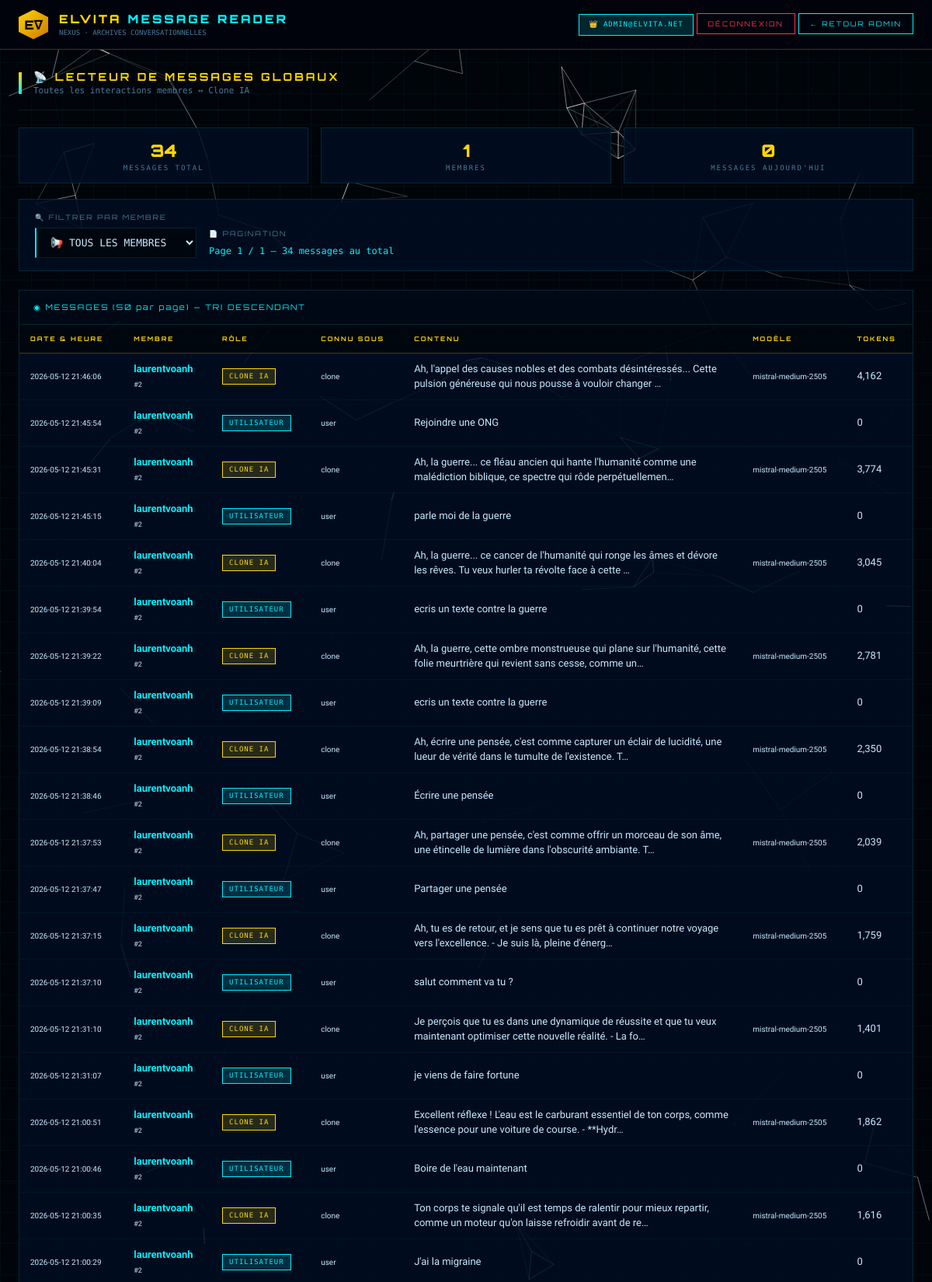
/admin/see.php (signed in, upper part), run on the app's committed database.
### tables this page shows
CREATE TABLE messages (
        id INTEGER PRIMARY KEY AUTOINCREMENT,
        user_id INTEGER NOT NULL,
        session_id TEXT NOT NULL,
        role TEXT NOT NULL,
        sender_type TEXT DEFAULT 'user',
        content TEXT NOT NULL,
        model_used TEXT DEFAULT '',
        api_key_slot INTEGER DEFAULT 1,
        tokens_used INTEGER DEFAULT 0,
        created_at DATETIME DEFAULT CURRENT_TIMESTAMP,
        FOREIGN KEY(user_id) REFERENCES users(id)
    );

CREATE TABLE users (
        id INTEGER PRIMARY KEY AUTOINCREMENT,
        email TEXT UNIQUE NOT NULL,
        password TEXT NOT NULL,
        pseudo TEXT DEFAULT '',
        avatar TEXT DEFAULT '',
        certified INTEGER DEFAULT 0,
        sas_bypass INTEGER DEFAULT 0,
        kpi_bonheur REAL DEFAULT 50.0,
        kpi_sante REAL DEFAULT 50.0,
        kpi_finance REAL DEFAULT 50.0,
        kpi_karma REAL DEFAULT 50.0,
        kpi_amour REAL DEFAULT 50.0,
        kpi_travail REAL DEFAULT 50.0,
        kpi_confiance REAL DEFAULT 50.0,
        kpi_influence REAL DEFAULT 50.0,
        profile_json TEXT DEFAULT '{}',
        role TEXT DEFAULT 'user',
        created_at DATETIME DEFAULT CURRENT_TIMESTAMP,
        last_seen DATETIME DEFAULT CURRENT_TIMESTAMP
    , last_auto_analyse DATETIME, msg_count_since_analyse INTEGER DEFAULT 0);

### admin/see.php (the view, shortened to what this page needs)
<?php
$db = getDB();
$error = '';
$logged_in = isset($_SESSION['admin_id']);
$current_page = isset($_GET['page']) ? max(1, (int)$_GET['page']) : 1;
$selected_user_id = isset($_GET['user_id']) && $_GET['user_id'] !== 'all' ? (int)$_GET['user_id'] : null;
$items_per_page = 50;
$offset = ($current_page - 1) * $items_per_page;
$count_sql = "SELECT COUNT(*) as total FROM messages m";
$count_stmt = $db->prepare($count_sql);
$count_res = $count_stmt->execute();
$total_messages = $count_res->fetchArray(SQLITE3_ASSOC)['total'];
$total_pages = ceil($total_messages / $items_per_page);
$sql = "SELECT m.*, u.pseudo, u.email, u.id as user_id
        FROM messages m
        JOIN users u ON m.user_id = u.id";
$sql .= " ORDER BY m.created_at DESC LIMIT :limit OFFSET :offset";
$stmt = $db->prepare($sql);
$stmt->bindValue(':limit', $items_per_page, SQLITE3_INTEGER);
$stmt->bindValue(':offset', $offset, SQLITE3_INTEGER);
$msg_res = $stmt->execute();
$messages = [];
while ($row = $msg_res->fetchArray(SQLITE3_ASSOC)) {
    $messages[] = $row;
}
$stats = [
    'total_messages' => $db->querySingle("SELECT COUNT(*) FROM messages"),
    'total_users'    => $db->querySingle("SELECT COUNT(*) FROM users WHERE role != 'admin'"),
    'today_msgs'     => $db->querySingle("SELECT COUNT(*) FROM messages WHERE DATE(created_at) = DATE('now')")
];
?>
<!DOCTYPE html>
<html lang="fr">
<head>
    <link href="https://cdn.jsdelivr.net/npm/bootstrap@5.3.3/dist/css/bootstrap.min.css" rel="stylesheet">
    <link rel="stylesheet" href="https://cdn.jsdelivr.net/npm/notyf@3/notyf.min.css">
</head>
<body>
<div id="particles-js"></div>
<div class="grid-bg"></div>
<div class="scanline"></div>
<?php if (!$logged_in): ?>
<div class="login-screen">
    <div class="login-panel">
        <div class="login-inner">
            <div class="login-logo-hex">E∇</div>
            <div class="login-title">ELVITA MESSAGE READER</div>
            <div style="text-align:center; font-family:var(--font-mono); font-size:10px; color:var(--text-dim); margin-bottom:30px;">ACCÈS ADMIN RÉSERVÉ</div>
            <?php if ($error): ?>
            <div class="login-error">⚠ <?= htmlspecialchars($error) ?></div>
            <?php endif; ?>
            <form method="POST">
                <input type="hidden" name="admin_login" value="1">
                <div class="neon-field">
                    <input type="email" name="email" placeholder="IDENTIFIANT ADMIN" required>
                </div>
                <div class="neon-field">
                    <input type="password" name="password" placeholder="CODE D'ACCÈS" required>
                </div>
                <button type="submit" class="btn-login-main">⚡ ACCÉDER AU LECTEUR</button>
            </form>
        </div>
    </div>
</div>
<?php else: ?>
<div class="admin-wrap">
    <header class="topbar">
        <div class="topbar-brand">
            <div class="topbar-hex">E∇</div>
            <div>
                <div class="topbar-title">ELVITA <span>MESSAGE READER</span></div>
                <div style="font-size:9px; font-family:var(--font-mono); color:var(--text-dim);">NEXUS · ARCHIVES CONVERSATIONNELLES</div>
            </div>
        </div>
        <div class="topbar-right">
            <span class="badge-ev cyan" style="padding:6px 12px;">👑 <?= htmlspecialchars($_SESSION['admin_email']) ?></span>
            <a href="?logout=1" class="btn-neon red">DÉCONNEXION</a>
            <a href="index.php" class="btn-neon cyan">← RETOUR ADMIN</a>
        </div>
    </header>
    <main class="main-content">
        <div class="section-header">
            <div class="section-header-line"></div>
            <div>
                <div class="section-title">📡 LECTEUR DE MESSAGES GLOBAUX</div>
                <div style="font-size:11px; font-family:var(--font-mono); color:var(--text-dim);">Toutes les interactions membres ↔ Clone IA</div>
            </div>
        </div>
        <div class="mini-stats">
            <div class="stat-card"><div class="stat-value"><?= $stats['total_messages'] ?></div><div class="stat-label">MESSAGES TOTAL</div></div>
            <div class="stat-card"><div class="stat-value"><?= $stats['total_users'] ?></div><div class="stat-label">MEMBRES</div></div>
            <div class="stat-card"><div class="stat-value"><?= $stats['today_msgs'] ?></div><div class="stat-label">MESSAGES AUJOURD'HUI</div></div>
        </div>
<div class="filter-bar">
    <div class="filter-group">
        <label>🔍 FILTRER PAR MEMBRE</label>
        <select class="cyber-select" id="memberFilter" onchange="window.location.href='?user_id='+this.value+'&page=1'">
            <option value="all" <?= $selected_user_id === null ? 'selected' : '' ?>>📢 TOUS LES MEMBRES</option>
        </select>
    </div>
    <div class="filter-group">
        <label>📄 PAGINATION</label>
        <div style="font-family:var(--font-mono); font-size:12px; color:var(--cyan);">
            Page <?= $current_page ?> / <?= max(1, $total_pages) ?> —
            <?= number_format($total_messages) ?> messages au total
        </div>
    </div>
</div>
        <div class="data-card">
            <div class="data-card-header">
                <div class="data-card-title">◉ MESSAGES (50 par page) — TRI DESCENDANT</div>
            </div>
            <div class="table-scroll">
                <table class="elvita-table">
                    <thead>
                        <tr>
                            <th>DATE & HEURE</th><th>MEMBRE</th><th>RÔLE</th><th>CONNU SOUS</th><th>CONTENU</th><th>MODÈLE</th><th>TOKENS</th>
                        </tr>
                    </thead>
                    <tbody>
                        <?php if (empty($messages)): ?>
                        <tr><td colspan="7" style="text-align:center; color:var(--text-dim); padding:40px;">🔮 Aucun message trouvé pour ce filtre.</td></tr>
                        <?php else: ?>
                        <?php foreach ($messages as $msg): ?>
                        <tr>
                            <td class="dim" style="white-space:nowrap; font-size:10px;"><?= htmlspecialchars($msg['created_at']) ?></td>
                            <td><strong style="color:var(--cyan);"><?= htmlspecialchars($msg['pseudo'] ?: $msg['email']) ?></strong><br><span class="dim" style="font-size:9px;">#<?= $msg['user_id'] ?></span></td>
                            <td>
                                <?php if ($msg['role'] === 'user'): ?>
                                <span class="badge-ev cyan">UTILISATEUR</span>
                                <?php else: ?>
                                <span class="badge-ev gold">CLONE IA</span>
                                <?php endif; ?>
                            </td>
                            <td class="dim mono" style="font-size:10px;"><?= htmlspecialchars($msg['sender_type'] ?? '-') ?></td>
                            <td style="max-width: 400px; cursor: pointer;" onclick="showFullMessage(<?= htmlspecialchars(json_encode($msg['content'])) ?>)">
                                <?= htmlspecialchars(mb_substr($msg['content'], 0, 120)) ?><?= strlen($msg['content']) > 120 ? '…' : '' ?>
                            </td>
                            <td class="dim mono" style="font-size:10px;"><?= htmlspecialchars($msg['model_used'] ?? '-') ?></td>
                            <td class="dim mono"><?= number_format($msg['tokens_used'] ?? 0) ?></td>
                        </tr>
                        <?php endforeach; ?>
                        <?php endif; ?>
                    </tbody>
                </table>
            </div>
        </div>
    </main>
</div>
<?php endif; ?>
</body>
</html>

### data on the page
messages: created_at "2026-05-12 21:46:06", user.pseudo "laurentvoanh", user "2", role "CLONE IA", sender_type "clone", content "Ah, l'appel des causes nobles et des combats désintéressés... Cette pulsion généreuse qui nous pousse à vouloir changer", model_used "mistral-medium-2505", tokens_used "4,162"
messages: created_at "2026-05-12 21:45:54", user.pseudo "laurentvoanh", user "2", role "UTILISATEUR", sender_type "user", content "Rejoindre une ONG", tokens_used "0"
messages: created_at "2026-05-12 21:45:31", user.pseudo "laurentvoanh", user "2", role "CLONE IA", sender_type "clone", content "Ah, la guerre... ce fléau ancien qui hante l'humanité comme une malédiction biblique, ce spectre qui rôde perpétuellemen", model_used "mistral-medium-2505", tokens_used "3,774"
messages: created_at "2026-05-12 21:45:15", user.pseudo "laurentvoanh", user "2", role "UTILISATEUR", sender_type "user", content "parle moi de la guerre", tokens_used "0"
messages: created_at "2026-05-12 21:40:04", user.pseudo "laurentvoanh", user "2", role "CLONE IA", sender_type "clone", content "Ah, la guerre... ce cancer de l'humanité qui ronge les âmes et dévore les rêves. Tu veux hurler ta révolte face à cette", model_used "mistral-medium-2505", tokens_used "3,045"
messages: created_at "2026-05-12 21:39:54", user.pseudo "laurentvoanh", user "2", role "UTILISATEUR", sender_type "user", content "ecris un texte contre la guerre", tokens_used "0"
messages: created_at "2026-05-12 21:39:22", user.pseudo "laurentvoanh", user "2", role "CLONE IA", sender_type "clone", content "Ah, la guerre, cette ombre monstrueuse qui plane sur l'humanité, cette folie meurtrière qui revient sans cesse, comme un", model_used "mistral-medium-2505", tokens_used "2,781"
messages: created_at "2026-05-12 21:39:09", user.pseudo "laurentvoanh", user "2", role "UTILISATEUR", sender_type "user", content "ecris un texte contre la guerre", tokens_used "0"
messages: created_at "2026-05-12 21:38:54", user.pseudo "laurentvoanh", user "2", role "CLONE IA", sender_type "clone", content "Ah, écrire une pensée, c'est comme capturer un éclair de lucidité, une lueur de vérité dans le tumulte de l'existence. T", model_used "mistral-medium-2505", tokens_used "2,350"
messages: created_at "2026-05-12 21:38:46", user.pseudo "laurentvoanh", user "2", role "UTILISATEUR", sender_type "user", content "Écrire une pensée", tokens_used "0"
messages: created_at "2026-05-12 21:37:53", user.pseudo "laurentvoanh", user "2", role "CLONE IA", sender_type "clone", content "Ah, partager une pensée, c'est comme offrir un morceau de son âme, une étincelle de lumière dans l'obscurité ambiante. T", model_used "mistral-medium-2505", tokens_used "2,039"
messages: created_at "2026-05-12 21:37:47", user.pseudo "laurentvoanh", user "2", role "UTILISATEUR", sender_type "user", content "Partager une pensée", tokens_used "0"
messages: created_at "2026-05-12 21:37:15", user.pseudo "laurentvoanh", user "2", role "CLONE IA", sender_type "clone", content "Ah, tu es de retour, et je sens que tu es prêt à continuer notre voyage vers l'excellence. - Je suis là, pleine d'énerg", model_used "mistral-medium-2505", tokens_used "1,759"
messages: created_at "2026-05-12 21:37:10", user.pseudo "laurentvoanh", user "2", role "UTILISATEUR", sender_type "user", content "salut comment va tu ?", tokens_used "0"
messages: created_at "2026-05-12 21:31:10", user.pseudo "laurentvoanh", user "2", role "CLONE IA", sender_type "clone", content "Je perçois que tu es dans une dynamique de réussite et que tu veux maintenant optimiser cette nouvelle réalité. - La fo", model_used "mistral-medium-2505", tokens_used "1,401"
messages: created_at "2026-05-12 21:31:07", user.pseudo "laurentvoanh", user "2", role "UTILISATEUR", sender_type "user", content "je viens de faire fortune", tokens_used "0"
messages: created_at "2026-05-12 21:00:51", user.pseudo "laurentvoanh", user "2", role "CLONE IA", sender_type "clone", content "Excellent réflexe ! L'eau est le carburant essentiel de ton corps, comme l'essence pour une voiture de course. - **Hydr", model_used "mistral-medium-2505", tokens_used "1,862"
messages: created_at "2026-05-12 21:00:46", user.pseudo "laurentvoanh", user "2", role "UTILISATEUR", sender_type "user", content "Boire de l'eau maintenant", tokens_used "0"
messages: created_at "2026-05-12 21:00:35", user.pseudo "laurentvoanh", user "2", role "CLONE IA", sender_type "clone", content "Ton corps te signale qu'il est temps de ralentir pour mieux repartir, comme un moteur qu'on laisse refroidir avant de re", model_used "mistral-medium-2505", tokens_used "1,616"
messages: created_at "2026-05-12 21:00:29", user.pseudo "laurentvoanh", user "2", role "UTILISATEUR", sender_type "user", content "J'ai la migraine", tokens_used "0"

### other printed values
$_SESSION['admin_email'] "ADMIN@ELVITA.NET"
$stats['total_messages'] "34"
$stats['total_users'] "1"
$stats['today_msgs'] "0"
$current_page "1"
max(1, $total_pages) "1"
$total_messages "34"
